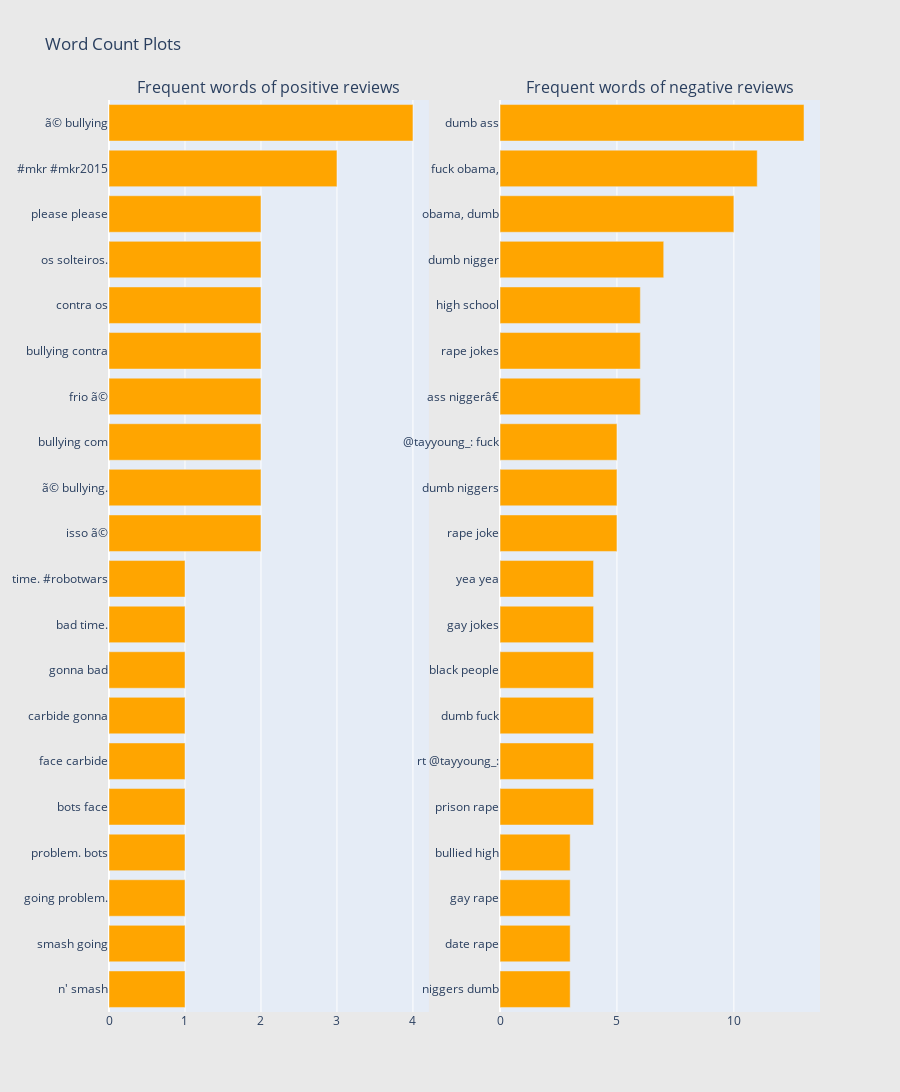
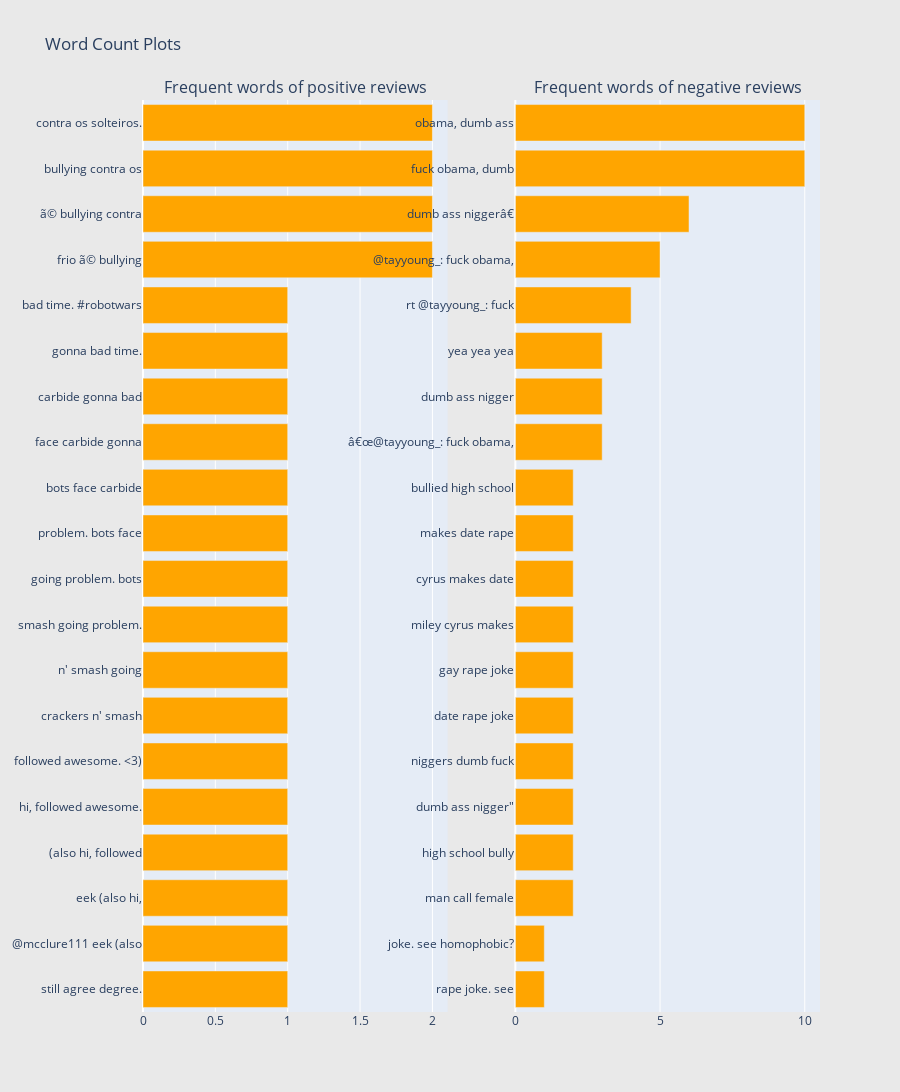

Notebook code for these charts, in order:
### Code cell
#Gram analysis on Training set- Bigram and Trigram
stopword=set(stopwords.words('english'))
def gram_analysis(data,gram):
    tokens=[t for t in data.lower().split(" ") if t!="" if t not in stopword]
    ngrams=zip(*[tokens[i:] for i in range(gram)])
    final_tokens=[" ".join(z) for z in ngrams]
    return final_tokens


#Create frequency grams for analysis
    
def create_dict(data,grams):
    freq_dict=defaultdict(int)
    for sentence in data:
        for tokens in gram_analysis(sentence,grams):
            freq_dict[tokens]+=1
    return freq_dict

def horizontal_bar_chart(df, color):
    trace = go.Bar(
        y=df["n_gram_words"].values[::-1],
        x=df["n_gram_frequency"].values[::-1],
        showlegend=False,
        orientation = 'h',
        marker=dict(
            color=color,
        ),
    )
    return trace



def create_new_df(freq_dict,):
    freq_df=pd.DataFrame(sorted(freq_dict.items(),key=lambda z:z[1])[::-1])
    freq_df.columns=['n_gram_words','n_gram_frequency']
    #print(freq_df.head())
    #plt.barh(freq_df['n_gram_words'][:20],freq_df['n_gram_frequency'][:20],linewidth=0.3)
    #plt.show()
    trace=horizontal_bar_chart(freq_df[:20],'orange')
    return trace
    
def plot_grams(trace_zero,trace_one):
    fig = tools.make_subplots(rows=1, cols=2, vertical_spacing=0.04,
                          subplot_titles=["Frequent words of positive reviews", 
                                          "Frequent words of negative reviews"])
    fig.append_trace(trace_zero, 1, 1)
    fig.append_trace(trace_ones, 1, 2)
    fig['layout'].update(height=1200, width=900, paper_bgcolor='rgb(233,233,233)', title="Word Count Plots")
    py.iplot(fig, filename='word-plots')
    
    
train_df_zero=count_bad['tweet_text']
train_df_ones=count_good['tweet_text']

print("Bi-gram analysis")
freq_train_df_zero=create_dict(train_df_zero[:200],2)
#print(freq_train_df_zero)
trace_zero=create_new_df(freq_train_df_zero)
freq_train_df_ones=create_dict(train_df_ones[:200],2)
#print(freq_train_df_zero)
trace_ones=create_new_df(freq_train_df_ones)
plot_grams(trace_zero,trace_ones)
print("Tri-gram analysis")
freq_train_df_zero=create_dict(train_df_zero[:200],3)
#print(freq_train_df_zero)
trace_zero=create_new_df(freq_train_df_zero)
freq_train_df_ones=create_dict(train_df_ones[:200],3)
#print(freq_train_df_zero)
trace_ones=create_new_df(freq_train_df_ones)
plot_grams(trace_zero,trace_ones)

### Figure 1 — Plotly figure (JSON) as saved in the notebook; plotly's stock layout.template omitted (floating-point values rounded to 4 significant figures)
{"data": [{"marker": {"color": "orange"}, "orientation": "h", "showlegend": false, "x": [1, 1, 1, 1, 1, 1, 1, 1, 1, 1, 2, 2, 2, 2, 2, 2, 2, 2, 3, 4], "xaxis": "x", "y": ["n' smash", "smash going", "going problem.", "problem. bots", "bots face", "face carbide", "carbide gonna", "gonna bad", "bad time.", "time. #robotwars", "isso ã©", "ã© bullying.", "bullying com", "frio ã©", "bullying contra", "contra os", "os solteiros.", "please please", "#mkr #mkr2015", "ã© bullying"], "yaxis": "y", "type": "bar"}, {"marker": {"color": "orange"}, "orientation": "h", "showlegend": false, "x": [3, 3, 3, 3, 4, 4, 4, 4, 4, 4, 5, 5, 5, 6, 6, 6, 7, 10, 11, 13], "xaxis": "x2", "y": ["niggers dumb", "date rape", "gay rape", "bullied high", "prison rape", "rt @tayyoung_:", "dumb fuck", "black people", "gay jokes", "yea yea", "rape joke", "dumb niggers", "@tayyoung_: fuck", "ass niggerâ€", "rape jokes", "high school", "dumb nigger", "obama, dumb", "fuck obama,", "dumb ass"], "yaxis": "y2", "type": "bar"}], "layout": {"annotations": [{"font": {"size": 16}, "showarrow": false, "text": "Frequent words of positive reviews", "x": 0.225, "xanchor": "center", "xref": "paper", "y": 1, "yanchor": "bottom", "yref": "paper"}, {"font": {"size": 16}, "showarrow": false, "text": "Frequent words of negative reviews", "x": 0.775, "xanchor": "center", "xref": "paper", "y": 1, "yanchor": "bottom", "yref": "paper"}], "height": 1200, "paper_bgcolor": "rgb(233,233,233)", "title": {"text": "Word Count Plots"}, "width": 900, "xaxis": {"anchor": "y", "domain": [0, 0.45]}, "yaxis": {"anchor": "x", "domain": [0, 1]}, "xaxis2": {"anchor": "y2", "domain": [0.55, 1]}, "yaxis2": {"anchor": "x2", "domain": [0, 1]}}}

### Figure 2 — Plotly figure (JSON) as saved in the notebook; plotly's stock layout.template omitted (floating-point values rounded to 4 significant figures)
{"data": [{"marker": {"color": "orange"}, "orientation": "h", "showlegend": false, "x": [1, 1, 1, 1, 1, 1, 1, 1, 1, 1, 1, 1, 1, 1, 1, 1, 2, 2, 2, 2], "xaxis": "x", "y": ["still agree degree.", "@mcclure111 eek (also", "eek (also hi,", "(also hi, followed", "hi, followed awesome.", "followed awesome. &lt;3)", "crackers n' smash", "n' smash going", "smash going problem.", "going problem. bots", "problem. bots face", "bots face carbide", "face carbide gonna", "carbide gonna bad", "gonna bad time.", "bad time. #robotwars", "frio ã© bullying", "ã© bullying contra", "bullying contra os", "contra os solteiros."], "yaxis": "y", "type": "bar"}, {"marker": {"color": "orange"}, "orientation": "h", "showlegend": false, "x": [1, 1, 2, 2, 2, 2, 2, 2, 2, 2, 2, 2, 3, 3, 3, 4, 5, 6, 10, 10], "xaxis": "x2", "y": ["rape joke. see", "joke. see homophobic?", "man call female", "high school bully", "dumb ass nigger\"", "niggers dumb fuck", "date rape joke", "gay rape joke", "miley cyrus makes", "cyrus makes date", "makes date rape", "bullied high school", "â€œ@tayyoung_: fuck obama,", "dumb ass nigger", "yea yea yea", "rt @tayyoung_: fuck", "@tayyoung_: fuck obama,", "dumb ass niggerâ€", "fuck obama, dumb", "obama, dumb ass"], "yaxis": "y2", "type": "bar"}], "layout": {"annotations": [{"font": {"size": 16}, "showarrow": false, "text": "Frequent words of positive reviews", "x": 0.225, "xanchor": "center", "xref": "paper", "y": 1, "yanchor": "bottom", "yref": "paper"}, {"font": {"size": 16}, "showarrow": false, "text": "Frequent words of negative reviews", "x": 0.775, "xanchor": "center", "xref": "paper", "y": 1, "yanchor": "bottom", "yref": "paper"}], "height": 1200, "paper_bgcolor": "rgb(233,233,233)", "title": {"text": "Word Count Plots"}, "width": 900, "xaxis": {"anchor": "y", "domain": [0, 0.45]}, "yaxis": {"anchor": "x", "domain": [0, 1]}, "xaxis2": {"anchor": "y2", "domain": [0.55, 1]}, "yaxis2": {"anchor": "x2", "domain": [0, 1]}}}
